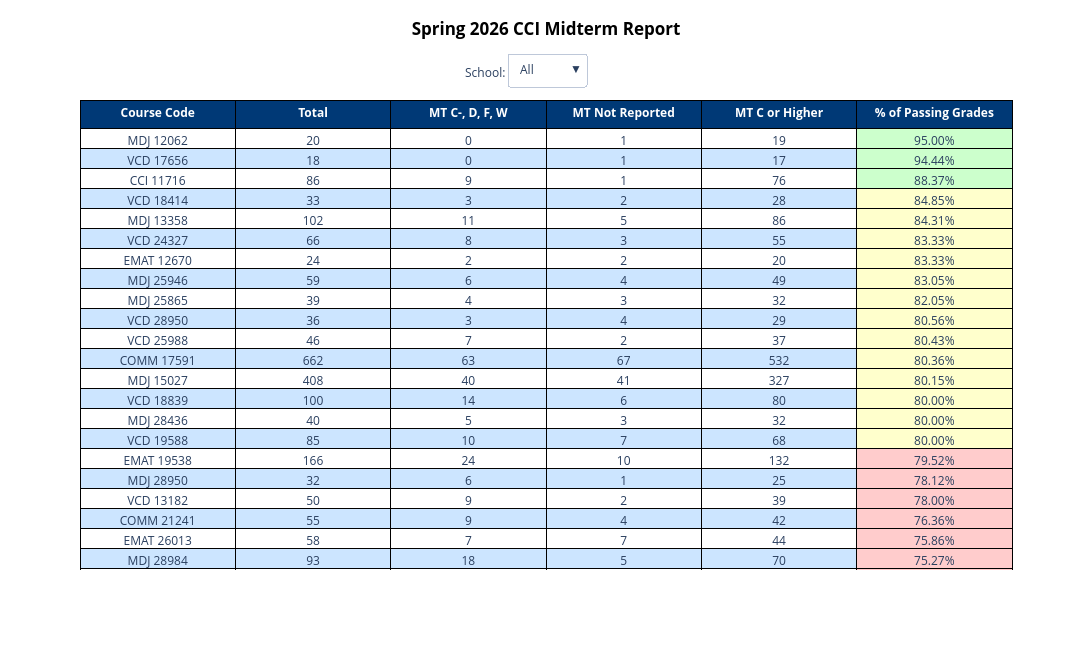

Notebook code for this chart:
### Code cell
#Section 2p - CCI Table
#Purpose - To create a table that examines the MT passing rates for CCI each semester
ccitraces = []
ccibuttons = []

ccitraces.append(go.Table(
    header = dict(values = headers,
                  line_color = "black",
                  fill_color = "#003976",
                  font_color = "white",
                  font_weight = "bold",
                  font_size = 12),
    cells = dict(values = [ccisummary[v] for v in values],
                 fill_color = [ccizebra, ccizebra, ccizebra, ccizebra, ccizebra, ccipass],
                 line_color = "black",
                 font_size = 12),
    visible = True                  
))

ccibuttons.append(dict(
    label = "All",
    method = "update",
    args = [{"visible":[True] + [False] * len(ccischool)}]
))

for i, ccisch in enumerate(ccischool):
    ccischools = ccisummary[ccisummary["Subject"] == ccisch].copy()
    ccischools = ccischools.sort_values(by = "% of Passing Grades", ascending = False)
    ccischrows = len(ccischools)
    ccischpass = []

    for num in ccischools["# of Passing Grades"]:
        if num >= .85:    
            ccischpass.append("#CCFFCC")
        elif num >= .80:
            ccischpass.append("#FFFFCC")
        else:
            ccischpass.append("#FFCCCC")

    ccitraces.append(go.Table(
        header = dict(values = headers,
                  line_color = "black",
                  fill_color = "#003976",
                  font_color = "white",
                  font_weight = "bold",
                  font_size = 12),
        cells = dict(values = [ccischools[v] for v in values],
                 fill_color = [ccizebra, ccizebra, ccizebra, ccizebra, ccizebra, ccischpass],
                 line_color = "black"),
        visible = False          
    ))

    ccischvisibility = [False] * (len(ccischool) + 1)
    ccischvisibility[i + 1] = True

    ccibuttons.append(dict(
        label = ccisch,
        method = "update",
        args = [{"visible":ccischvisibility}]
    ))

ccisumlayout = go.Layout(
    title=dict(text= f"<b>{prettyterm} CCI Midterm Report",
                font_weight = "bold", 
                font_color = "black", 
                xanchor = "center", 
                yanchor = "top", 
                x = .5,
                y = .965),
    height = 650,
    width = 1200
)

ccisumfig = go.Figure(data = ccitraces, layout = ccisumlayout)

ccisumfig.update_layout(updatemenus = [dict(
    type = "dropdown",
    direction = "down",
    showactive = True,
    xanchor = "center",
    yanchor = "top",
    x = .5,
    y = 1.1,
    buttons = ccibuttons)],
    annotations=[dict(
        text = "School:", 
        showarrow = False,
        xanchor = "center",
        yanchor = "top",
        x = .435,
        y = 1.08
    )])

ccisumfig.show()

### Figure 1 — Plotly figure (JSON) as saved in the notebook; plotly's stock layout.template omitted (floating-point values rounded to 4 significant figures; data arrays with more than 128 entries replaced by an {"elided": "..."} marker saying what was removed)
{"data": [{"cells": {"fill": {"color": {"elided": "6x26 str values"}}, "font": {"size": 12}, "line": {"color": "black"}, "values": {"elided": "6x26 mixed values"}}, "header": {"fill": {"color": "#003976"}, "font": {"color": "white", "size": 12, "weight": "bold"}, "line": {"color": "black"}, "values": ["Course Code", "Total", "MT C-, D, F, W", "MT Not Reported", "MT C or Higher", "% of Passing Grades"]}, "type": "table", "visible": true}, {"cells": {"fill": {"color": {"elided": "6 rows, 131 str values in total"}}, "line": {"color": "black"}, "values": [["CCI 11716"], [86], [9], [1], [76], ["88.37%"]]}, "header": {"fill": {"color": "#003976"}, "font": {"color": "white", "size": 12, "weight": "bold"}, "line": {"color": "black"}, "values": ["Course Code", "Total", "MT C-, D, F, W", "MT Not Reported", "MT C or Higher", "% of Passing Grades"]}, "type": "table", "visible": false}, {"cells": {"fill": {"color": {"elided": "6 rows, 132 str values in total"}}, "line": {"color": "black"}, "values": [["COMM 17591", "COMM 21241"], [662, 55], [63, 9], [67, 4], [532, 42], ["80.36%", "76.36%"]]}, "header": {"fill": {"color": "#003976"}, "font": {"color": "white", "size": 12, "weight": "bold"}, "line": {"color": "black"}, "values": ["Course Code", "Total", "MT C-, D, F, W", "MT Not Reported", "MT C or Higher", "% of Passing Grades"]}, "type": "table", "visible": false}, {"cells": {"fill": {"color": {"elided": "6 rows, 134 str values in total"}}, "line": {"color": "black"}, "values": [["EMAT 12670", "EMAT 19538", "EMAT 26013", "EMAT 17213"], [24, 166, 58, 30], [2, 24, 7, 4], [2, 10, 7, 5], [20, 132, 44, 21], ["83.33%", "79.52%", "75.86%", "70.00%"]]}, "header": {"fill": {"color": "#003976"}, "font": {"color": "white", "size": 12, "weight": "bold"}, "line": {"color": "black"}, "values": ["Course Code", "Total", "MT C-, D, F, W", "MT Not Reported", "MT C or Higher", "% of Passing Grades"]}, "type": "table", "visible": false}, {"cells": {"fill": {"color": {"elided": "6 rows, 141 str values in total"}}, "line": {"color": "black"}, "values": [["MDJ 12062", "MDJ 13358", "MDJ 25946", "MDJ 25865", "MDJ 15027", "MDJ 28436", "MDJ 28950", "MDJ 28984", "MDJ 21449", "MDJ 22796", "MDJ 20627"], [20, 102, 59, 39, 408, 40, 32, 93, 36, 40, 97], [0, 11, 6, 4, 40, 5, 6, 18, 2, 7, 14], [1, 5, 4, 3, 41, 3, 1, 5, 7, 4, 14], [19, 86, 49, 32, 327, 32, 25, 70, 27, 29, 69], ["95.00%", "84.31%", "83.05%", "82.05%", "80.15%", "80.00%", "78.12%", "75.27%", "75.00%", "72.50%", "71.13%"]]}, "header": {"fill": {"color": "#003976"}, "font": {"color": "white", "size": 12, "weight": "bold"}, "line": {"color": "black"}, "values": ["Course Code", "Total", "MT C-, D, F, W", "MT Not Reported", "MT C or Higher", "% of Passing Grades"]}, "type": "table", "visible": false}, {"cells": {"fill": {"color": {"elided": "6 rows, 138 str values in total"}}, "line": {"color": "black"}, "values": [["VCD 17656", "VCD 18414", "VCD 24327", "VCD 28950", "VCD 25988", "VCD 18839", "VCD 19588", "VCD 13182"], [18, 33, 66, 36, 46, 100, 85, 50], [0, 3, 8, 3, 7, 14, 10, 9], [1, 2, 3, 4, 2, 6, 7, 2], [17, 28, 55, 29, 37, 80, 68, 39], ["94.44%", "84.85%", "83.33%", "80.56%", "80.43%", "80.00%", "80.00%", "78.00%"]]}, "header": {"fill": {"color": "#003976"}, "font": {"color": "white", "size": 12, "weight": "bold"}, "line": {"color": "black"}, "values": ["Course Code", "Total", "MT C-, D, F, W", "MT Not Reported", "MT C or Higher", "% of Passing Grades"]}, "type": "table", "visible": false}], "layout": {"annotations": [{"showarrow": false, "text": "School:", "x": 0.435, "xanchor": "center", "y": 1.08, "yanchor": "top"}], "height": 650, "title": {"font": {"color": "black", "weight": "bold"}, "text": "<b>Spring 2026 CCI Midterm Report", "x": 0.5, "xanchor": "center", "y": 0.965, "yanchor": "top"}, "updatemenus": [{"buttons": [{"args": [{"visible": [true, false, false, false, false, false]}], "label": "All", "method": "update"}, {"args": [{"visible": [false, true, false, false, false, false]}], "label": "CCI", "method": "update"}, {"args": [{"visible": [false, false, true, false, false, false]}], "label": "COMM", "method": "update"}, {"args": [{"visible": [false, false, false, true, false, false]}], "label": "EMAT", "method": "update"}, {"args": [{"visible": [false, false, false, false, true, false]}], "label": "MDJ", "method": "update"}, {"args": [{"visible": [false, false, false, false, false, true]}], "label": "VCD", "method": "update"}], "direction": "down", "showactive": true, "type": "dropdown", "x": 0.5, "xanchor": "center", "y": 1.1, "yanchor": "top"}], "width": 1200}}
